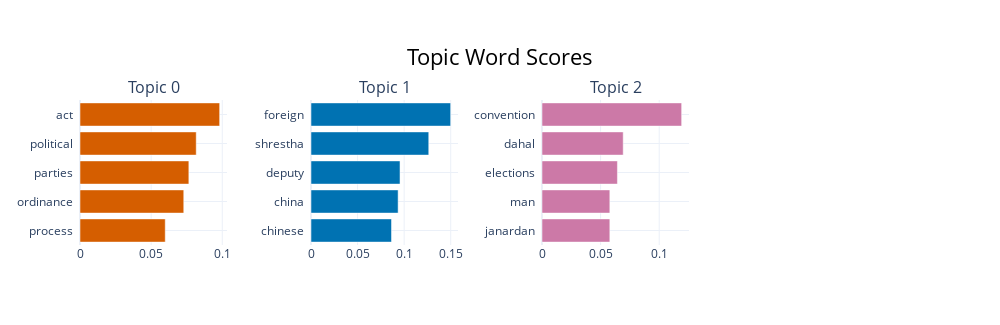

Notebook cell for this chart:
### Markdown cell above
# Visualization

### Code cell
topic_model.visualize_barchart()

### Figure 1 — Plotly figure (JSON) as saved in the notebook; plotly's stock layout.template omitted (floating-point values rounded to 4 significant figures)
{"data": [{"marker": {"color": "#D55E00"}, "orientation": "h", "type": "bar", "x": [0.05992, 0.07294, 0.07651, 0.0817, 0.09817], "xaxis": "x", "y": ["process  ", "ordinance  ", "parties  ", "political  ", "act  "], "yaxis": "y"}, {"marker": {"color": "#0072B2"}, "orientation": "h", "type": "bar", "x": [0.08643, 0.09352, 0.09556, 0.1264, 0.1499], "xaxis": "x2", "y": ["chinese  ", "china  ", "deputy  ", "shrestha  ", "foreign  "], "yaxis": "y2"}, {"marker": {"color": "#CC79A7"}, "orientation": "h", "type": "bar", "x": [0.05788, 0.05788, 0.06436, 0.06929, 0.1192], "xaxis": "x3", "y": ["janardan  ", "man  ", "elections  ", "dahal  ", "convention  "], "yaxis": "y3"}], "layout": {"annotations": [{"font": {"size": 16}, "showarrow": false, "text": "Topic 0", "x": 0.0875, "xanchor": "center", "xref": "paper", "y": 1, "yanchor": "bottom", "yref": "paper"}, {"font": {"size": 16}, "showarrow": false, "text": "Topic 1", "x": 0.3625, "xanchor": "center", "xref": "paper", "y": 1, "yanchor": "bottom", "yref": "paper"}, {"font": {"size": 16}, "showarrow": false, "text": "Topic 2", "x": 0.6375, "xanchor": "center", "xref": "paper", "y": 1, "yanchor": "bottom", "yref": "paper"}], "height": 325, "hoverlabel": {"bgcolor": "white", "font": {"family": "Rockwell", "size": 16}}, "showlegend": false, "title": {"font": {"color": "Black", "size": 22}, "text": "Topic Word Scores", "x": 0.5, "xanchor": "center", "yanchor": "top"}, "width": 1000, "xaxis": {"anchor": "y", "domain": [0, 0.175], "showgrid": true}, "xaxis2": {"anchor": "y2", "domain": [0.275, 0.45], "showgrid": true}, "xaxis3": {"anchor": "y3", "domain": [0.55, 0.725], "showgrid": true}, "xaxis4": {"anchor": "y4", "domain": [0.825, 1], "showgrid": true}, "yaxis": {"anchor": "x", "domain": [0, 1], "showgrid": true}, "yaxis2": {"anchor": "x2", "domain": [0, 1], "showgrid": true}, "yaxis3": {"anchor": "x3", "domain": [0, 1], "showgrid": true}, "yaxis4": {"anchor": "x4", "domain": [0, 1], "showgrid": true}}}
